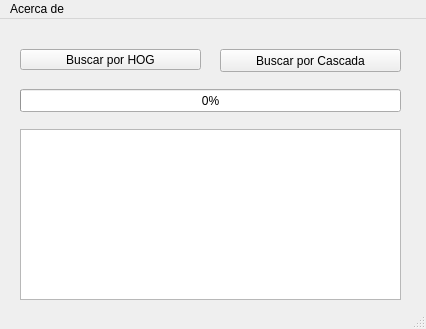
<?xml version="1.0" encoding="UTF-8"?>
<ui version="4.0">
 <class>MainWindow</class>
 <widget class="QMainWindow" name="MainWindow">
  <property name="geometry">
   <rect>
    <x>0</x>
    <y>0</y>
    <width>426</width>
    <height>329</height>
   </rect>
  </property>
  <property name="windowTitle">
   <string>Detector</string>
  </property>
  <widget class="QWidget" name="centralwidget">
   <widget class="QPushButton" name="BtnHOG">
    <property name="geometry">
     <rect>
      <x>20</x>
      <y>30</y>
      <width>181</width>
      <height>21</height>
     </rect>
    </property>
    <property name="text">
     <string>Buscar por HOG</string>
    </property>
   </widget>
   <widget class="QListWidget" name="Lst">
    <property name="geometry">
     <rect>
      <x>20</x>
      <y>110</y>
      <width>381</width>
      <height>171</height>
     </rect>
    </property>
   </widget>
   <widget class="QProgressBar" name="Bar">
    <property name="geometry">
     <rect>
      <x>20</x>
      <y>70</y>
      <width>381</width>
      <height>23</height>
     </rect>
    </property>
    <property name="value">
     <number>0</number>
    </property>
   </widget>
   <widget class="QPushButton" name="BtnCSC">
    <property name="geometry">
     <rect>
      <x>220</x>
      <y>30</y>
      <width>181</width>
      <height>23</height>
     </rect>
    </property>
    <property name="text">
     <string>Buscar por Cascada</string>
    </property>
   </widget>
  </widget>
  <widget class="QMenuBar" name="menubar">
   <property name="geometry">
    <rect>
     <x>0</x>
     <y>0</y>
     <width>426</width>
     <height>21</height>
    </rect>
   </property>
   <widget class="QMenu" name="menuAcerca_de">
    <property name="title">
     <string>Acerca de</string>
    </property>
   </widget>
   <addaction name="menuAcerca_de"/>
  </widget>
  <widget class="QStatusBar" name="statusbar"/>
 </widget>
 <resources/>
 <connections/>
</ui>
